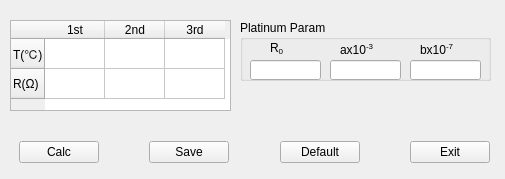
<?xml version="1.0" encoding="UTF-8"?>
<ui version="4.0">
 <class>ChkPlaSensorClass</class>
 <widget class="QWidget" name="ChkPlaSensorClass">
  <property name="geometry">
   <rect>
    <x>0</x>
    <y>0</y>
    <width>505</width>
    <height>179</height>
   </rect>
  </property>
  <property name="minimumSize">
   <size>
    <width>505</width>
    <height>179</height>
   </size>
  </property>
  <property name="maximumSize">
   <size>
    <width>505</width>
    <height>179</height>
   </size>
  </property>
  <property name="windowTitle">
   <string>Checked Platinum Sensor</string>
  </property>
  <widget class="QTableWidget" name="tbl_t_r">
   <property name="geometry">
    <rect>
     <x>10</x>
     <y>20</y>
     <width>221</width>
     <height>91</height>
    </rect>
   </property>
   <attribute name="horizontalHeaderDefaultSectionSize">
    <number>60</number>
   </attribute>
   <row>
    <property name="text">
     <string>T(℃)</string>
    </property>
   </row>
   <row>
    <property name="text">
     <string>R(Ω)</string>
    </property>
   </row>
   <column>
    <property name="text">
     <string>1st</string>
    </property>
   </column>
   <column>
    <property name="text">
     <string>2nd</string>
    </property>
   </column>
   <column>
    <property name="text">
     <string>3rd</string>
    </property>
   </column>
   <item row="0" column="0">
    <property name="text">
     <string/>
    </property>
   </item>
  </widget>
  <widget class="QGroupBox" name="groupBox_6">
   <property name="geometry">
    <rect>
     <x>240</x>
     <y>20</y>
     <width>251</width>
     <height>61</height>
    </rect>
   </property>
   <property name="title">
    <string>Platinum Param</string>
   </property>
   <property name="checkable">
    <bool>false</bool>
   </property>
   <widget class="QLineEdit" name="lineEdit_r0">
    <property name="geometry">
     <rect>
      <x>10</x>
      <y>40</y>
      <width>71</width>
      <height>20</height>
     </rect>
    </property>
    <property name="text">
     <string/>
    </property>
   </widget>
   <widget class="QLineEdit" name="lineEdit_a">
    <property name="geometry">
     <rect>
      <x>90</x>
      <y>40</y>
      <width>71</width>
      <height>20</height>
     </rect>
    </property>
   </widget>
   <widget class="QLineEdit" name="lineEdit_b">
    <property name="geometry">
     <rect>
      <x>170</x>
      <y>40</y>
      <width>71</width>
      <height>20</height>
     </rect>
    </property>
   </widget>
   <widget class="QLabel" name="label_7">
    <property name="geometry">
     <rect>
      <x>30</x>
      <y>20</y>
      <width>21</width>
      <height>16</height>
     </rect>
    </property>
    <property name="text">
     <string>&lt;html&gt;&lt;head/&gt;&lt;body&gt;&lt;p&gt;R&lt;span style=&quot; vertical-align:sub;&quot;&gt;0&lt;/span&gt;&lt;/p&gt;&lt;/body&gt;&lt;/html&gt;</string>
    </property>
   </widget>
   <widget class="QLabel" name="label_8">
    <property name="geometry">
     <rect>
      <x>100</x>
      <y>20</y>
      <width>51</width>
      <height>20</height>
     </rect>
    </property>
    <property name="text">
     <string>&lt;html&gt;&lt;head/&gt;&lt;body&gt;&lt;p&gt;ax10&lt;span style=&quot; vertical-align:super;&quot;&gt;-3&lt;/span&gt;&lt;/p&gt;&lt;/body&gt;&lt;/html&gt;</string>
    </property>
   </widget>
   <widget class="QLabel" name="label_9">
    <property name="geometry">
     <rect>
      <x>180</x>
      <y>20</y>
      <width>51</width>
      <height>20</height>
     </rect>
    </property>
    <property name="text">
     <string>&lt;html&gt;&lt;head/&gt;&lt;body&gt;&lt;p&gt;bx10&lt;span style=&quot; vertical-align:super;&quot;&gt;-7&lt;/span&gt;&lt;/p&gt;&lt;/body&gt;&lt;/html&gt;</string>
    </property>
   </widget>
  </widget>
  <widget class="QWidget" name="">
   <property name="geometry">
    <rect>
     <x>19</x>
     <y>140</y>
     <width>471</width>
     <height>25</height>
    </rect>
   </property>
   <layout class="QHBoxLayout" name="horizontalLayout">
    <item>
     <widget class="QPushButton" name="btn_calc">
      <property name="text">
       <string>Calc</string>
      </property>
     </widget>
    </item>
    <item>
     <spacer name="horizontalSpacer">
      <property name="orientation">
       <enum>Qt::Horizontal</enum>
      </property>
      <property name="sizeHint" stdset="0">
       <size>
        <width>40</width>
        <height>20</height>
       </size>
      </property>
     </spacer>
    </item>
    <item>
     <widget class="QPushButton" name="btn_save">
      <property name="text">
       <string>Save</string>
      </property>
     </widget>
    </item>
    <item>
     <spacer name="horizontalSpacer_2">
      <property name="orientation">
       <enum>Qt::Horizontal</enum>
      </property>
      <property name="sizeHint" stdset="0">
       <size>
        <width>40</width>
        <height>20</height>
       </size>
      </property>
     </spacer>
    </item>
    <item>
     <widget class="QPushButton" name="btn_default">
      <property name="text">
       <string>Default</string>
      </property>
     </widget>
    </item>
    <item>
     <spacer name="horizontalSpacer_3">
      <property name="orientation">
       <enum>Qt::Horizontal</enum>
      </property>
      <property name="sizeHint" stdset="0">
       <size>
        <width>40</width>
        <height>20</height>
       </size>
      </property>
     </spacer>
    </item>
    <item>
     <widget class="QPushButton" name="btn_exit">
      <property name="text">
       <string>Exit</string>
      </property>
     </widget>
    </item>
   </layout>
  </widget>
 </widget>
 <resources/>
 <connections/>
</ui>
